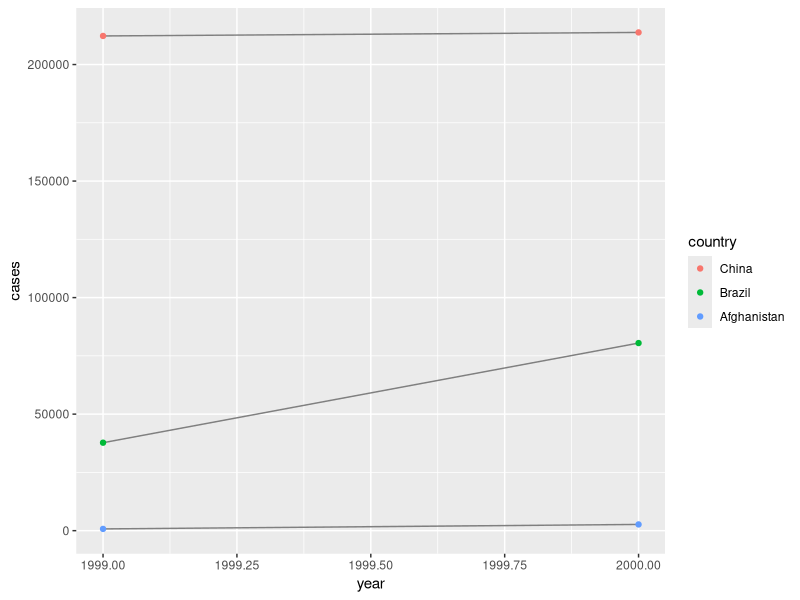

This figure's R source:
## ---- chunk 1
library(tidyverse)
## ---- chunk 2
DF1 <- tibble(
  Symbol = c("a", "b", "c"),
  Value = 1:3
)
DF1

DF2 <- tibble(
  Symbol = c("c", "d", "e"),
  Value = 4:6
)
DF2

DFmerge <- rbind(DF1,DF2)
DFmerge
## ---- chunk 3
table1

table1 %>% 
  count(year, wt = cases)

table1 %>% 
  count(year, wt = NULL)
# BTW, note the difference between the above count and this one:
table1 %>% 
  group_by(year) %>% 
  count(cases)
# Or the following group and summarize:
table1 %>% 
  group_by(year) %>% 
  summarise(AggCases = sum(cases))

# Or the following plot (I couldn't help but embellish this with a fct_reorder--vital to ggplot/geom_line displays,but a trick that I always forget):

table1 %>% 
  mutate(country = fct_reorder(country, -population)) %>% 
  ggplot(aes(year, cases)) + 
  geom_line(aes(group = country), colour = "grey50") + 
  geom_point(aes(colour = country))
## ---- chunk 4
table2
## ---- chunk 5
table3
## ---- chunk 6
table4a
table4b
## ---- chunk 7
table4a
tidy4a <- table4a %>% 
  gather(`1999`, `2000`, key = "year", value = "cases")
tidy4a
## ---- chunk 8
table4b
tidy4b <- table4b %>% 
  gather(`1999`, `2000`, key = "year", value = "population")
tidy4b
## ---- chunk 9
table4b %>% 
  gather(year, cases, -country)
## ---- chunk 10
left_join(tidy4a, tidy4b)
## ---- chunk 11
table2
## ---- chunk 12
table2 %>% 
  spread(key = type, value = count)
## ---- chunk 13
stocks <- tibble(
  year   = c(2015, 2015, 2016, 2016),
  half  = c(   1,    2,     1,    2),
  return = c(1.88, 0.59, 0.92, 0.17)
)
stocks

stocks %>% 
  spread(year, return) %>% 
  gather("year", "return", `2015`:`2016`)
## ---- chunk 14
stocks <- tibble(
  year   = c(2015, 2015, 2015, 2015, 2016, 2016, 2016),
  qtr    = c(   1,    2,    3,    4,    2,    3,    4),
  return = c(1.88, 0.59, 0.35,   NA, 0.92, 0.17, 2.66)
)

stocks
## ---- chunk 15
stocks %>% 
  spread(year, return)
## ---- chunk 16
stocks %>% 
  spread(year, return) %>% 
  gather(year, return, `2015`:`2016`, na.rm = TRUE)
## ---- chunk 17
stocks

stocks %>% 
  complete(year, qtr)
## ---- chunk 18
treatment <- tribble(
  ~ person,           ~ treatment, ~response,
  "Derrick Whitmore", 1,           7,
  NA,                 2,           10,
  NA,                 3,           9,
  "Katherine Burke",  1,           4
)

treatment

treatment %>% 
  fill(person)
## ---- chunk 19
table4a

table4a_long <- table4a %>%
  pivot_longer(
    `1999`:`2000`,
    names_to = "year",
    values_to = "value"
  )

table4a_long

table4b_long <- table4b %>% 
  pivot_longer(
    `1999`:`2000`,
    names_to = "year",
    values_to = "value"
  )

table4b_long

## ---- chunk 20
table4aNew <- table4a_long %>% 
  pivot_wider(
    names_from = "year",
    values_from = "value"
  )

table4aNew
table4a
## ---- chunk 21
table2

table2 %>% pivot_wider(
  names_from = c("year", "type"),
  values_from = "count"
)
## ---- chunk 22
df <- tibble::tibble(
  a = rnorm(10),
  b = rbinom(10, 1, 0.5),
  c = rchisq(10, df = 6),
  d = rexp(10, rate = 1)
)

map_dbl(df, mean)
map_dfc(df, mean)
map_dfr(df, mean)

